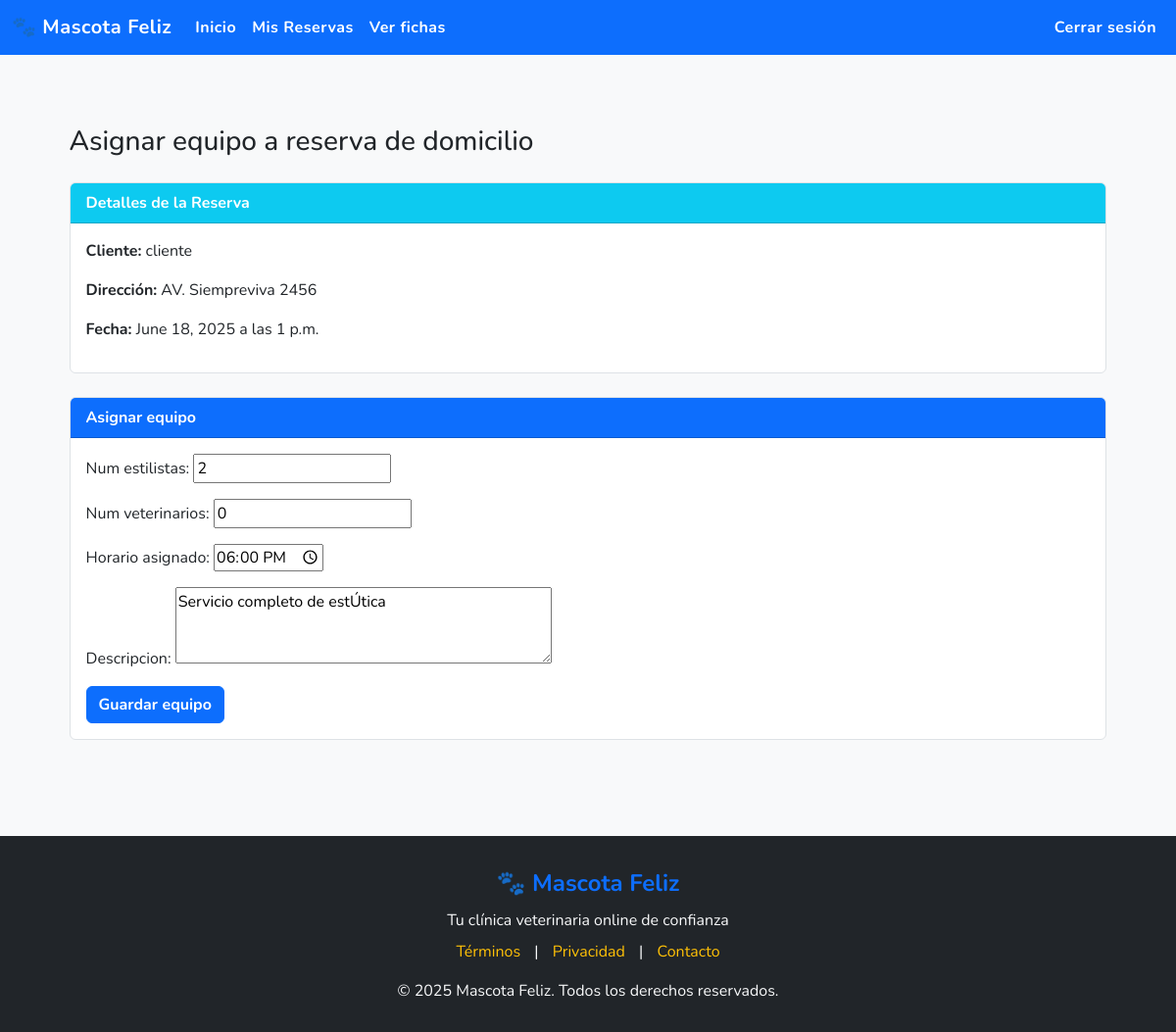
/reservas/2/equipo/ (signed in), run on the app's committed database.
### core/models.py (models this page shows, shortened)
class Reserva(models.Model):
    ESTADOS = [
        ('pendiente', 'Pendiente'),
        ('confirmada', 'Confirmada'),
        ('en_camino', 'En camino'),         # solo a domicilio
        ('en_espera', 'En espera'),         # solo presencial
        ('en_atencion', 'En atención'),
        ('finalizada', 'Finalizada'),
        ('cancelada', 'Cancelada'),
        ('no_asistio', 'No asistió'),
    ]
    TIPO_SERVICIO_CHOICES = [
        ('veterinario', 'Veterinario'),
        ('estetico', 'Estético'),
    ]
    TIPO_RESERVA_CHOICES = [
        ('presencial', 'Presencial'),
        ('domicilio', 'A domicilio'),
    ]
    cliente = models.ForeignKey(Usuario, on_delete=models.CASCADE, limit_choices_to={'tipo_usuario': 'cliente'})
    tipo_servicio = models.CharField(max_length=20, choices=TIPO_SERVICIO_CHOICES)
    tipo_reserva = models.CharField(max_length=20, choices=TIPO_RESERVA_CHOICES)
    direccion = models.CharField(max_length=255, blank=True, null=True)  # obligatoria si es a domicilio
    estado = models.CharField(max_length=20, choices=ESTADOS, default='pendiente')
    fecha_creacion = models.DateTimeField(auto_now_add=True)
    fecha = models.DateField()
    hora = models.TimeField()

class Usuario(AbstractUser):
    TIPOS = [
        ('operador', 'Operador de agenda'),
        ('cliente', 'Cliente'),
        ('recepcion', 'Recepción'),
        ('veterinario', 'Veterinario'),
        ('estilista', 'Estilista'),
        ('ventas', 'Vendedor'),
        ('administrador', 'Administrador'),
        ('ventas', 'Ventas'),
    ]
    tipo_usuario = models.CharField(max_length=20, choices=TIPOS, default='cliente')

class ServicioDomicilio(models.Model):
    reserva = models.OneToOneField(
        Reserva,
        on_delete=models.CASCADE,
        limit_choices_to={'tipo_reserva': 'domicilio'}
    )
    num_estilistas = models.PositiveSmallIntegerField(default=0)
    num_veterinarios = models.PositiveSmallIntegerField(default=0)
    descripcion = models.TextField(blank=True)
    horario_asignado = models.TimeField(null=True, blank=True)
    estado = models.CharField(max_length=50, default="pendiente")

### app/views.py (the view)
# urls.py: path('reservas/<int:reserva_id>/equipo/', views.asignar_equipo_domicilio, name='asignar_equipo_domicilio'),
@login_required
def asignar_equipo_domicilio(request, reserva_id):
    reserva = get_object_or_404(Reserva, id=reserva_id, tipo_reserva='domicilio')
    try:
        servicio = ServicioDomicilio.objects.get(reserva=reserva)
    except ServicioDomicilio.DoesNotExist:
        servicio = None
    if request.method == 'POST':
        form = ServicioDomicilioForm(request.POST, instance=servicio)
        if form.is_valid():
            nuevo_servicio = form.save(commit=False)
            nuevo_servicio.reserva = reserva
            nuevo_servicio.save()
            messages.success(request, "Equipo asignado correctamente.")
            return redirect('panel')
    else:
        form = ServicioDomicilioForm(instance=servicio)
    return render(request, 'pages/operador/crear_equipo_movil.html', {
        'reserva': reserva,
        'form': form
    })

### core/forms.py (shortened to what this page needs)
class ServicioDomicilioForm(forms.ModelForm):
    class Meta:
        model = ServicioDomicilio
        fields = ['num_estilistas', 'num_veterinarios', 'horario_asignado', 'descripcion']
        widgets = {
            'descripcion': forms.Textarea(attrs={'rows': 3}),
            'horario_asignado': forms.TimeInput(attrs={'type': 'time'}),
        }

### app/templates/pages/operador/crear_equipo_movil.html (shortened to what this page needs)
{% extends 'base/base.html' %}
{% block content %}
<div class="container mt-5 mb-5">
    <h3 class="mb-4">Asignar equipo a reserva de domicilio</h3>
    <div class="card mb-4">
        <div class="card-header bg-info text-white">
            Detalles de la Reserva
        </div>
        <div class="card-body">
            <p><strong>Cliente:</strong> {{ reserva.cliente.username }}</p>
            <p><strong>Dirección:</strong> {{ reserva.direccion }}</p>
            <p><strong>Fecha:</strong> {{ reserva.fecha }} a las {{ reserva.hora }}</p>
        </div>
    </div>
    <div class="card">
        <div class="card-header bg-primary text-white">
            Asignar equipo
        </div>
        <div class="card-body">
            <form method="POST">
                {{ form.as_p }}
                <button type="submit" class="btn btn-primary">Guardar equipo</button>
            </form>
        </div>
    </div>
</div>
{% endblock %}

### app/templates/base/base.html (style rules this page uses)
html, body { height: 100%; min-height: 100%; }
body { display: flex; flex-direction: column; min-height: 100vh; font-family: 'Nunito', sans-serif; background-color: #f8f9fa; color: #212529; }
.container { max-width: 96%; flex: 1 0 auto; }
.btn-primary, .btn-success { font-weight: 700; }
.card { background-color: #fff; border: 1px solid #dee2e6; }
.card-header, .table thead th { background-color: #0d6efd; color: #fff; font-weight: 700; }

### data on the page
Reserva: cliente.username "cliente", direccion "AV. Siempreviva 2456", fecha "June 18, 2025", hora "1 p.m."
ServicioDomicilio: num_estilistas "2", num_veterinarios "0", horario_asignado "18:00:00", descripcion "Servicio completo de estÚtica"
